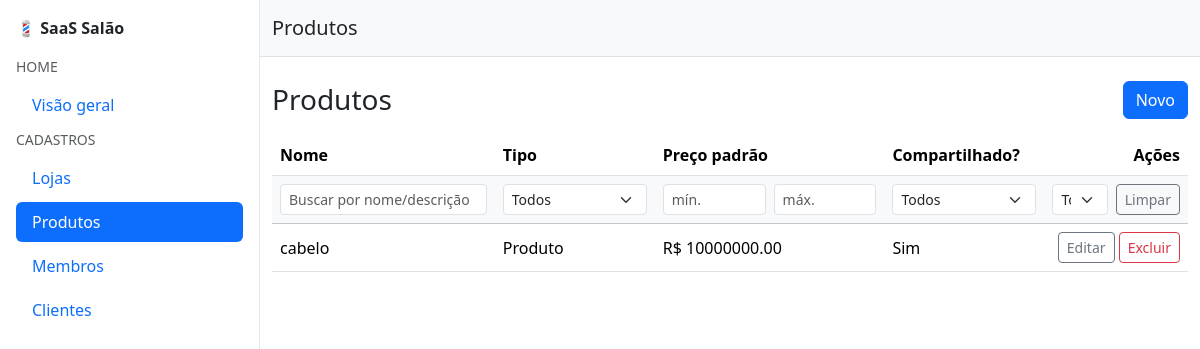
Page /cadastros/products/ (signed in) on the committed database.
### cadastros/models.py (models this page shows, shortened)
class Product(TenantOwnedModel):
    TYPE_SERVICE = "service"
    TYPE_RETAIL = "retail"
    TYPE_CHOICES = (
        (TYPE_SERVICE, "Serviço"),
        (TYPE_RETAIL, "Produto"),
    )
    name = models.CharField(max_length=140)
    type = models.CharField(max_length=16, choices=TYPE_CHOICES, default=TYPE_SERVICE)
    description = models.TextField(blank=True)
    default_price = models.DecimalField(max_digits=10, decimal_places=2, default=Decimal("0.00"))
    share_across_shops = models.BooleanField(default=True)
    is_active = models.BooleanField(default=True)
    class Meta:
        unique_together = [("owner", "name")]
        indexes = [
            models.Index(fields=["owner", "is_active"]),
            models.Index(fields=["owner", "type"]),
        ]

### cadastros/views.py (the view)
# urls.py: path("products/", views.ProductListView.as_view(), name="product_list"),
class ProductListView(OwnerQuerysetMixin, ListView):
    model = Product
    template_name = "cadastros/products/list.html"
    context_object_name = "products"
    paginate_by = 12  # se quiser paginação
    def _to_decimal(self, v):
        if not v:
            return None
        v = str(v).replace(".", "").replace(",", ".") if "," in str(v) else str(v)
        try:
            return Decimal(v)
        except InvalidOperation:
            return None
    def get_queryset(self):
        qs = super().get_queryset().filter(owner=self.request.user)
        q = self.request.GET.get("q", "").strip()
        type_ = self.request.GET.get("type", "").strip()
        shared = self.request.GET.get("shared", "").strip()   # "", "1", "0"
        active = self.request.GET.get("active", "").strip()   # "", "1", "0"
        pmin = self._to_decimal(self.request.GET.get("price_min"))
        pmax = self._to_decimal(self.request.GET.get("price_max"))
        if q:
            qs = qs.filter(Q(name__icontains=q) | Q(description__icontains=q))
        if type_:
            qs = qs.filter(type=type_)
        if shared in ("0", "1"):
            qs = qs.filter(share_across_shops=(shared == "1"))
        if active in ("0", "1"):
            qs = qs.filter(is_active=(active == "1"))
        if pmin is not None:
            qs = qs.filter(default_price__gte=pmin)
        if pmax is not None:
            qs = qs.filter(default_price__lte=pmax)
        return qs
    def get_context_data(self, **kwargs):
        ctx = super().get_context_data(**kwargs)
        ctx["filters"] = {
            "q": self.request.GET.get("q", ""),
            "type": self.request.GET.get("type", ""),
            "shared": self.request.GET.get("shared", ""),
            "active": self.request.GET.get("active", ""),
            "price_min": self.request.GET.get("price_min", ""),
            "price_max": self.request.GET.get("price_max", ""),
        }
        ctx["type_choices"] = Product._meta.get_field("type").choices
        return ctx
    def get(self, request, *args, **kwargs):
        response = super().get(request, *args, **kwargs)
        if request.headers.get("HX-Request") == "true" and request.GET.get("fragment") == "table":
            return render(request, "cadastros/products/_table.html", self.get_context_data())
        return response

### cadastros/mixins.py (called while the page is built)
    def get_queryset(self):
        qs = super().get_queryset()
        return qs.filter(owner=self.request.user)

### cadastros/templates/cadastros/products/list.html
{% extends "base.html" %}
{% block header %}Produtos{% endblock %}
{% block content %}
<div class="container py-4">
  <div class="d-flex justify-content-between align-items-center mb-3">
    <h3 class="m-0">Produtos</h3>
    <a class="btn btn-primary"
       hx-get="{% url 'cadastros:product_create' %}"
       hx-target="#appModalContent"
       hx-swap="innerHTML">Novo</a>
  </div>
  <div id="products-table">
    {% include "cadastros/products/_table.html" %}
  </div>
</div>
{% endblock %}

### cadastros/templates/cadastros/products/_table.html (shortened to what this page needs)
<table class="table table-hover align-middle">
  <thead>
    <tr>
      <th>Nome</th>
      <th>Tipo</th>
      <th>Preço padrão</th>
      <th>Compartilhado?</th>
      <th class="text-end">Ações</th>
    </tr>
    <tr id="products-filters" class="table-light align-middle">
      <th style="min-width: 220px;">
        <input
          type="text"
          name="q"
          value="{{ filters.q }}"
          class="form-control form-control-sm"
          placeholder="Buscar por nome/descrição"
          hx-get="{% url 'cadastros:product_list' %}?fragment=table"
          hx-target="#products-table"
          hx-include="#products-filters"
          hx-trigger="keyup changed delay:300ms"
          hx-push-url="true"
        >
      </th>
      <th style="min-width: 160px;">
        <select
          name="type"
          class="form-select form-select-sm"
          hx-get="{% url 'cadastros:product_list' %}?fragment=table"
          hx-target="#products-table"
          hx-include="#products-filters"
          hx-trigger="change"
          hx-push-url="true"
        >
          <option value="">Todos</option>
        </select>
      </th>
      <th style="min-width: 180px;">
        <div class="d-flex gap-2">
          <input
            type="text"
            name="price_min"
            value="{{ filters.price_min }}"
            inputmode="decimal"
            class="form-control form-control-sm"
            placeholder="mín."
            hx-get="{% url 'cadastros:product_list' %}?fragment=table"
            hx-target="#products-table"
            hx-include="#products-filters"
            hx-trigger="keyup changed delay:300ms"
            hx-push-url="true"
          >
          <input
            type="text"
            name="price_max"
            value="{{ filters.price_max }}"
            inputmode="decimal"
            class="form-control form-control-sm"
            placeholder="máx."
            hx-get="{% url 'cadastros:product_list' %}?fragment=table"
            hx-target="#products-table"
            hx-include="#products-filters"
            hx-trigger="keyup changed delay:300ms"
            hx-push-url="true"
          >
        </div>
      </th>
      <th style="min-width: 160px;">
        <select
          name="shared"
          class="form-select form-select-sm"
          hx-get="{% url 'cadastros:product_list' %}?fragment=table"
          hx-target="#products-table"
          hx-include="#products-filters"
          hx-trigger="change"
          hx-push-url="true"
        >
          <option value="" {% if not filters.shared %}selected{% endif %}>Todos</option>
        </select>
      </th>
      <th class="text-end">
        <div class="d-flex justify-content-end gap-2">
          <select
            name="active"
            class="form-select form-select-sm"
            style="max-width: 120px;"
            hx-get="{% url 'cadastros:product_list' %}?fragment=table"
            hx-target="#products-table"
            hx-include="#products-filters"
            hx-trigger="change"
            hx-push-url="true"
          >
            <option value="" {% if not filters.active %}selected{% endif %}>Todos</option>
          </select>
          <a
            class="btn btn-sm btn-outline-secondary"
            hx-get="{% url 'cadastros:product_list' %}?fragment=table"
            hx-target="#products-table"
            hx-push-url="true"
          >Limpar</a>
        </div>
      </th>
    </tr>
  </thead>
  <tbody>
    {% for p in products %}
      <tr>
        <td>{{ p.name }}</td>
        <td>{{ p.get_type_display }}</td>
        <td>R$ {{ p.default_price }}</td>
        <td>{% if p.share_across_shops %}Sim{% else %}Não{% endif %}</td>
        <td class="text-end">
          <a class="btn btn-sm btn-outline-secondary"
             hx-get="{% url 'cadastros:product_update' p.pk %}"
             hx-target="#appModalContent"
             hx-swap="innerHTML">Editar</a>
          <a class="btn btn-sm btn-outline-danger"
            hx-get="{% url 'cadastros:product_delete' p.pk %}"
            hx-target="#appModalContent"
            hx-swap="innerHTML">Excluir</a>
        </td>
      </tr>
    {% empty %}
      <tr><td colspan="5" class="text-center text-muted py-4">Nenhum item encontrado.</td></tr>
    {% endfor %}
  </tbody>
</table>

### templates/base.html (style rules this page uses)
html, body { height: 100%; }

### rows in the picture
Product: name "cabelo", type "Produto", default_price "10000000.00", share_across_shops "Sim"
